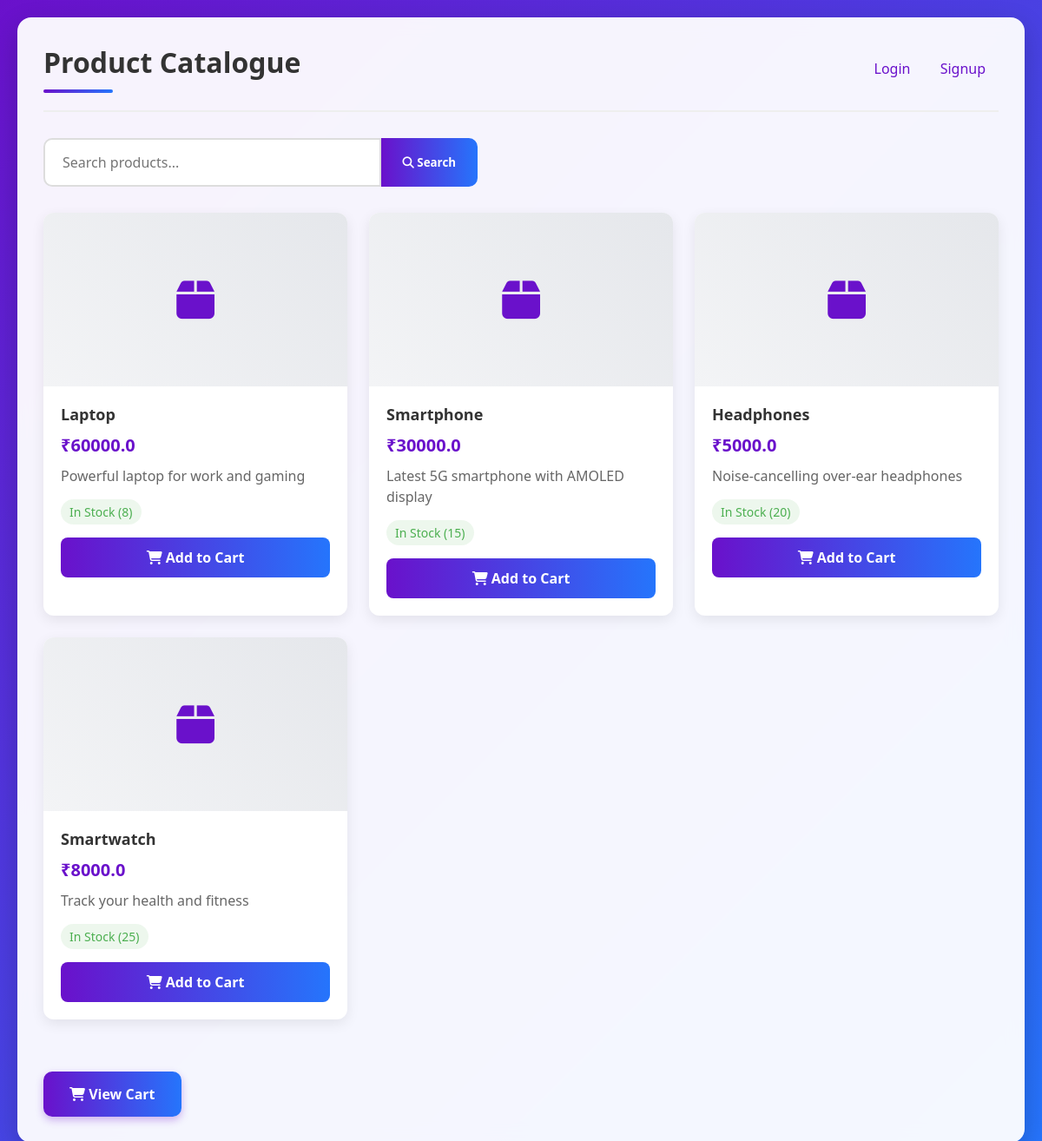
The page / on the database its author committed.
### tables this page shows
CREATE TABLE products (id INTEGER PRIMARY KEY, name TEXT, description TEXT, price REAL, stock INTEGER);

### app.py (the view)
@app.route("/")
def index():
    conn = get_db()
    q = request.args.get("q")
    if q:
        products = conn.execute("SELECT * FROM products WHERE name LIKE ? OR description LIKE ?",
                                ('%'+q+'%', '%'+q+'%')).fetchall()
    else:
        products = conn.execute("SELECT * FROM products").fetchall()
    return render_template("index.html", products=products)

### app.py (called while the page is built)
def get_db():
    conn = sqlite3.connect("database.db")
    conn.row_factory = sqlite3.Row
    return conn

### templates/index.html (shortened to what this page needs)
<!DOCTYPE html>
<html lang="en">
<head>
    <link rel="stylesheet" href="https://cdnjs.cloudflare.com/ajax/libs/font-awesome/6.4.0/css/all.min.css">
</head>
<body>
    <div class="container">
        <header>
            <h2>Product Catalogue</h2>
            <div class="user-info">
                {% if session.get('user_id') %}
                    <p>Welcome,
                        {% if session.get('role') == 'admin' %}
                            <b style="color: #6a11cb;">Admin</b>
                        {% else %}
                            <b style="color: #6a11cb;">User</b>
                        {% endif %}
                    </p>
                    <div class="auth-links">
                        <a href="{{ url_for('logout') }}">Logout</a>
                    </div>
                {% else %}
                    <div class="auth-links">
                        <a href="{{ url_for('login') }}">Login</a>
                        <a href="{{ url_for('signup') }}">Signup</a>
                    </div>
                {% endif %}
            </div>
        </header>
        <form method="get" class="search-form">
            <input type="text" name="q" placeholder="Search products...">
            <button type="submit"><i class="fas fa-search"></i> Search</button>
        </form>
        <div class="products-grid">
            {% for p in products %}
            <div class="product-card">
                <div class="product-image">
                    <i class="fas fa-box"></i>
                </div>
                <div class="product-info">
                    <h3 class="product-name">{{ p['name'] }}</h3>
                    <p class="product-price">₹{{ p['price'] }}</p>
                    <p class="product-description">{{ p['description'] }}</p>
                    {% if p['stock'] > 0 %}
                        <span class="product-stock in-stock">In Stock ({{ p['stock'] }})</span>
                        <a href="/cart/add/{{p['id']}}" class="add-to-cart">
                            <i class="fas fa-shopping-cart"></i> Add to Cart
                        </a>
                    {% else %}
                        <span class="product-stock out-of-stock">Out of Stock</span>
                        <a class="add-to-cart disabled">Out of Stock</a>
                    {% endif %}
                </div>
            </div>
            {% endfor %}
        </div>
        <a href="/cart" class="cart-link"><i class="fas fa-shopping-cart"></i> View Cart</a>
    </div>
</body>
</html>

### templates/index.html (style rules this page uses)
* { margin: 0; padding: 0; box-sizing: border-box; font-family: 'Segoe UI', Tahoma, Geneva, Verdana, sans-serif; }
body { background: linear-gradient(135deg, #6a11cb 0%, #2575fc 100%); min-height: 100vh; padding: 20px; color: #333; }
.container { max-width: 1200px; margin: 0 auto; background: rgba(255, 255, 255, 0.95); border-radius: 16px; box-shadow: 0 10px 30px rgba(0, 0, 0, 0.2); padding: 30px; backdrop-filter: blur(10px); }
header { display: flex; justify-content: space-between; align-items: center; margin-bottom: 30px; padding-bottom: 20px; border-bottom: 2px solid #eee; }
h2 { color: #333; font-weight: 600; font-size: 32px; position: relative; }
h2:after { content: ''; display: block; width: 80px; height: 4px; background: linear-gradient(to right, #6a11cb, #2575fc); margin-top: 10px; border-radius: 2px; }
.user-info { display: flex; align-items: center; gap: 15px; }
.auth-links a { color: #6a11cb; text-decoration: none; font-weight: 500; transition: all 0.3s ease; padding: 8px 15px; border-radius: 6px; }
.search-form { display: flex; margin: 20px 0 30px; max-width: 500px; }
.search-form input { flex: 1; padding: 15px 20px; border: 2px solid #ddd; border-radius: 10px 0 0 10px; font-size: 16px; transition: all 0.3s ease; outline: none; }
.search-form button { padding: 15px 25px; background: linear-gradient(to right, #6a11cb, #2575fc); border: none; border-radius: 0 10px 10px 0; color: white; font-weight: 600; cursor: pointer; transition: all 0.3s ease; }
.products-grid { display: grid; grid-template-columns: repeat(auto-fill, minmax(280px, 1fr)); gap: 25px; margin: 30px 0; }
.product-card { background: white; border-radius: 12px; overflow: hidden; box-shadow: 0 5px 15px rgba(0, 0, 0, 0.08); transition: all 0.3s ease; }
.product-image { height: 200px; background: linear-gradient(45deg, #f3f4f6, #e5e7eb); display: flex; align-items: center; justify-content: center; color: #6a11cb; font-size: 50px; }
.product-info { padding: 20px; }
.product-name { font-size: 18px; font-weight: 600; margin-bottom: 10px; color: #333; }
.product-price { font-size: 20px; font-weight: 700; color: #6a11cb; margin-bottom: 10px; }
.product-description { color: #666; margin-bottom: 15px; line-height: 1.5; }
.product-stock { display: inline-block; padding: 5px 10px; border-radius: 20px; font-size: 14px; font-weight: 500; margin-bottom: 15px; }
.in-stock { background: rgba(76, 175, 80, 0.1); color: #4caf50; }
.add-to-cart { display: inline-block; width: 100%; padding: 12px; background: linear-gradient(to right, #6a11cb, #2575fc); color: white; text-align: center; border-radius: 8px; text-decoration: none; font-weight: 600; transition: all 0.3s ease; }
.cart-link { display: inline-block; margin-top: 30px; padding: 15px 30px; background: linear-gradient(to right, #6a11cb, #2575fc); color: white; text-decoration: none; border-radius: 10px; font-weight: 600; transition: all 0.3s ease; box-shadow: 0 4px 10px rgba(106, 17, 203, 0.3); }

### rows shown on the page
products: name "Laptop", price "60000.0", description "Powerful laptop for work and gaming", stock "8"
products: name "Smartphone", price "30000.0", description "Latest 5G smartphone with AMOLED display", stock "15"
products: name "Headphones", price "5000.0", description "Noise-cancelling over-ear headphones", stock "20"
products: name "Smartwatch", price "8000.0", description "Track your health and fitness", stock "25"
